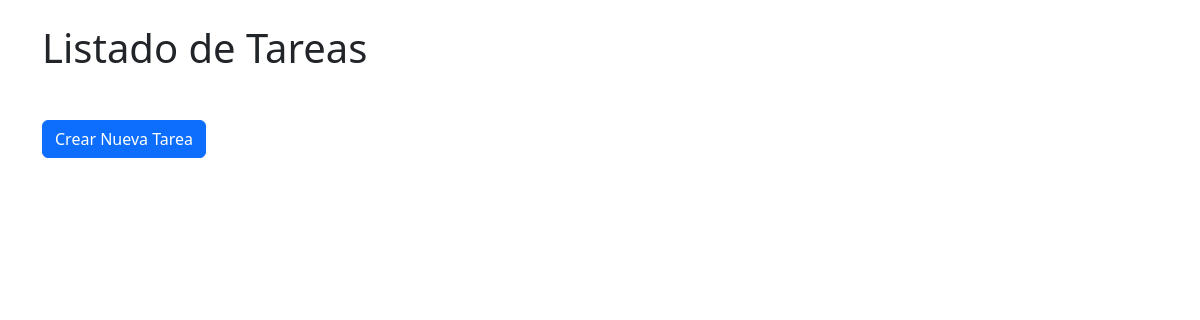
Before: / with the older database file.
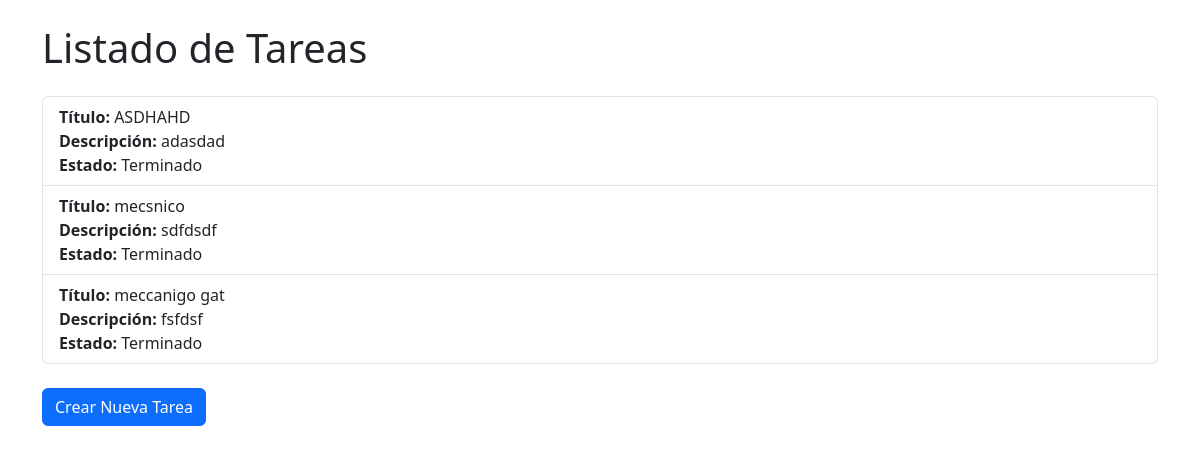
After: the same page with the newer database file.
### Gestor/models.py (models this page shows, shortened)
class Tarea(models.Model):
    estados = [('Terminado', 'Tarea finalizada'),
               ('incompleto', 'Tarea incompleta')]
    titulo =  models.CharField(max_length=100)
    descripcion = models.TextField(max_length=500)
    estado = models.CharField(max_length=100,choices=estados, default='incompleto')

### Gestor/views.py (the view)
# urls.py: path('', listar, name='listar'),
def listar(request):
    tareas = Tarea.objects.all()
    return render(request,'listar.html', {'tareas':tareas})

### Gestor/templates/listar.html (shortened to what this page needs)
<!DOCTYPE html>
<html lang="en">
<head>
    <link href="https://cdn.jsdelivr.net/npm/bootstrap@5.3.0-alpha1/dist/css/bootstrap.min.css" rel="stylesheet">
</head>
<body>
    <div class="container mt-4">
        <h1 class="mb-4">Listado de Tareas</h1>
        <ul class="list-group mb-4">
            {% for tarea in tareas %}
                <li class="list-group-item">
                    <strong>Título:</strong> {{ tarea.titulo }} <br>
                    <strong>Descripción:</strong> {{ tarea.descripcion }} <br>
                    <strong>Estado:</strong> {{ tarea.estado }}
                </li>
            {% endfor %}
        </ul>
        <a href="crear/" class="btn btn-primary">Crear Nueva Tarea</a>
    </div>
</body>
</html>

Changed rows visible on the page:
added Tarea: titulo "ASDHAHD", descripcion "adasdad", estado "Terminado"
added Tarea: titulo "mecsnico", descripcion "sdfdsdf", estado "Terminado"
added Tarea: titulo "meccanigo gat", descripcion "fsfdsf", estado "Terminado"
